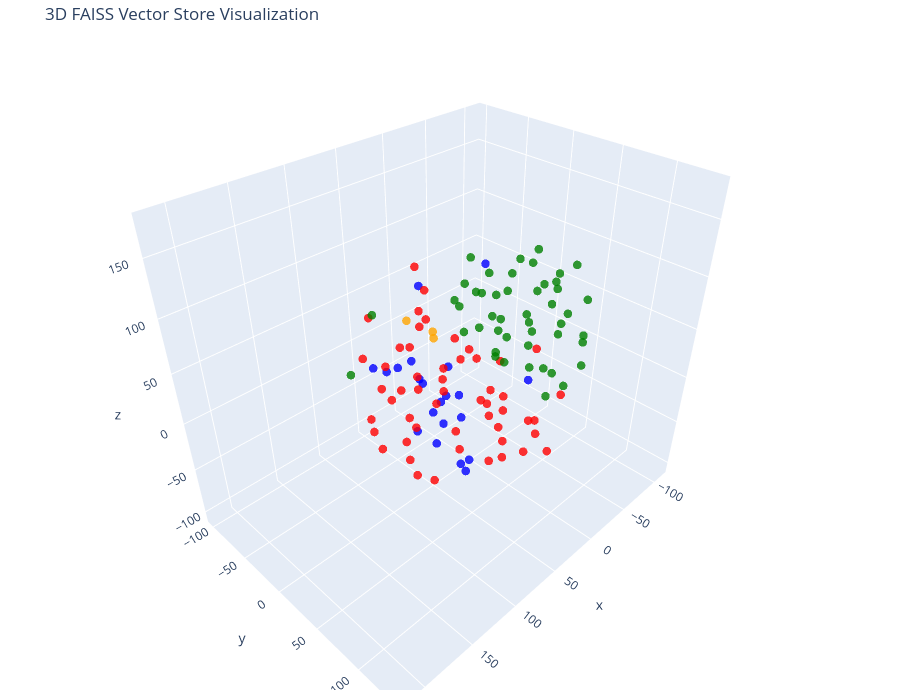

The notebook cell saved with this chart:
### Code cell
# Let's try 3D!

tsne = TSNE(n_components=3, random_state=42)
reduced_vectors = tsne.fit_transform(vectors)

# Create the 3D scatter plot
fig = go.Figure(data=[go.Scatter3d(
    x=reduced_vectors[:, 0],
    y=reduced_vectors[:, 1],
    z=reduced_vectors[:, 2],
    mode='markers',
    marker=dict(size=5, color=colors, opacity=0.8),
    text=[f"Type: {t}<br>Text: {d[:100]}..." for t, d in zip(doc_types, documents)],
    hoverinfo='text'
)])

fig.update_layout(
    title='3D FAISS Vector Store Visualization',
    scene=dict(xaxis_title='x', yaxis_title='y', zaxis_title='z'),
    width=900,
    height=700,
    margin=dict(r=20, b=10, l=10, t=40)
)

fig.show()

### Figure 1 — Plotly figure (JSON) as saved in the notebook; plotly's stock layout.template omitted (floating-point values rounded to 4 significant figures)
{"data": [{"hoverinfo": "text", "marker": {"color": ["blue", "blue", "blue", "blue", "blue", "blue", "blue", "blue", "blue", "blue", "blue", "blue", "blue", "blue", "blue", "blue", "blue", "blue", "blue", "blue", "blue", "red", "red", "red", "red", "red", "red", "red", "red", "red", "red", "red", "red", "red", "red", "red", "red", "red", "red", "red", "red", "red", "red", "red", "red", "red", "red", "red", "red", "red", "red", "red", "red", "red", "red", "red", "red", "red", "red", "red", "red", "red", "red", "red", "red", "red", "red", "red", "red", "red", "red", "red", "red", "orange", "orange", "orange", "green", "green", "green", "green", "green", "green", "green", "green", "green", "green", "green", "green", "green", "green", "green", "green", "green", "green", "green", "green", "green", "green", "green", "green", "green", "green", "green", "green", "green", "green", "green", "green", "green", "green", "green", "green", "green", "green", "green", "green", "green", "green", "green", "green", "green", "green", "green"], "opacity": 0.8, "size": 5}, "mode": "markers", "text": ["Type: products<br>Text: # Product Summary\n\n# Rellm: AI-Powered Enterprise Reinsurance Solution\n\n## Summary\n\nRellm is an inno...", "Type: products<br>Text: ### Seamless Integrations\nRellm's architecture is designed for effortless integration with existing ...", "Type: products<br>Text: ### Regulatory Compliance Tools\nRellm includes built-in compliance tracking features to help organiz...", "Type: products<br>Text: Join the growing number of organizations leveraging Rellm to enhance their reinsurance processes whi...", "Type: products<br>Text: Experience the future of reinsurance with Rellm, where innovation meets reliability. Let Insurellm h...", "Type: products<br>Text: # Product Summary\n\n# Markellm\n\n## Summary\n\nMarkellm is an innovative two-sided marketplace designed ...", "Type: products<br>Text: - **User-Friendly Interface**: Designed with user experience in mind, Markellm features an intuitive...", "Type: products<br>Text: - **Customer Support**: Our dedicated support team is always available to assist both consumers and ...", "Type: products<br>Text: ### For Insurance Companies:\n- **Basic Listing Fee**: $199/month for a featured listing on the platf...", "Type: products<br>Text: ### Q3 2025\n- Initiate a comprehensive marketing campaign targeting both consumers and insurers to i...", "Type: products<br>Text: # Product Summary\n\n# Homellm\n\n## Summary\nHomellm is an innovative home insurance product developed b...", "Type: products<br>Text: ### 2. Dynamic Pricing Model\nWith Homellm's innovative dynamic pricing model, insurance providers ca...", "Type: products<br>Text: ### 5. Multi-Channel Integration\nHomellm seamlessly integrates into existing insurance platforms, pr...", "Type: products<br>Text: - **Basic Tier:** Starting at $5,000/month for small insurers with basic integration features.\n- **S...", "Type: products<br>Text: All tiers include a comprehensive training program and ongoing updates to ensure optimal performance...", "Type: products<br>Text: With Homellm, Insurellm is committed to transforming the landscape of home insurance, ensuring both ...", "Type: products<br>Text: # Product Summary\n\n# Carllm\n\n## Summary\n\nCarllm is an innovative auto insurance product developed by...", "Type: products<br>Text: - **Instant Quoting**: With Carllm, insurance companies can offer near-instant quotes to customers, ...", "Type: products<br>Text: - **Mobile Integration**: Carllm is designed to work seamlessly with mobile applications, providing ...", "Type: products<br>Text: - **Professional Tier**: $2,500/month\n  - For medium-sized companies.\n  - All Basic Tier features pl...", "Type: products<br>Text: ### Q2 2025: Customer Experience Improvements\n- Launch of a new **mobile app** for end-users.\n- Intr...", "Type: contracts<br>Text: # Contract with GreenField Holdings for Markellm\n\n**Effective Date:** November 15, 2023  \n**Contract...", "Type: contracts<br>Text: ## Renewal\n1. **Automatic Renewal**: This contract will automatically renew for sequential one-year ...", "Type: contracts<br>Text: ## Features\n1. **AI-Powered Matching**: Access to advanced algorithms that connect GreenField Holdin...", "Type: contracts<br>Text: ## Support\n1. **Customer Support Access**: The Client will have access to dedicated support through ...", "Type: contracts<br>Text: **Signatures:**  \n_________________________                           _________________________  \n**...", "Type: contracts<br>Text: # Contract with Apex Reinsurance for Rellm: AI-Powered Enterprise Reinsurance Solution\n\n## Terms\n\n1....", "Type: contracts<br>Text: ## Renewal\n\n1. **Automatic Renewal**: This Agreement will automatically renew for successive one-yea...", "Type: contracts<br>Text: 2. **Seamless Integrations**: The architecture of Rellm allows for easy integration with existing sy...", "Type: contracts<br>Text: 1. **Technical Support**: Provider shall offer dedicated technical support to the Client via phone, ...", "Type: contracts<br>Text: **Insurellm, Inc.**  \n_____________________________  \nAuthorized Signature   \nDate: ________________...", "Type: contracts<br>Text: # Contract with Greenstone Insurance for Homellm\n\n---\n\n## Terms\n\n1. **Parties**: This Contract (\"Agr...", "Type: contracts<br>Text: 4. **Payment Terms**: \n   - The Customer shall pay an amount of $10,000 per month for the Standard T...", "Type: contracts<br>Text: ---\n\n## Features\n\n- **AI-Powered Risk Assessment**: Customer will have access to enhanced risk evalu...", "Type: contracts<br>Text: - **Customer Portal**: A dedicated portal will be provided, allowing the Customer's clients to manag...", "Type: contracts<br>Text: ______________________________  \n[Name], [Title]  \nDate: ______________________\n\n**For Greenstone In...", "Type: contracts<br>Text: # Contract with Roadway Insurance Inc. for Carllm\n\n---\n\n## Terms\n\n1. **Agreement Effective Date**: T...", "Type: contracts<br>Text: ---\n\n## Renewal\n\n1. **Automatic Renewal**: This agreement will automatically renew for an additional...", "Type: contracts<br>Text: ---\n\n## Features\n\n1. **Access to Core Features**: Roadway Insurance Inc. will have access to all Pro...", "Type: contracts<br>Text: ---\n\n## Support\n\n1. **Technical Support**: Roadway Insurance Inc. will receive priority technical su...", "Type: contracts<br>Text: # Contract with Stellar Insurance Co. for Rellm\n\n## Terms\nThis contract is made between **Insurellm*...", "Type: contracts<br>Text: ### Termination\nEither party may terminate this agreement with a **30-day written notice**. In the e...", "Type: contracts<br>Text: ## Features\nStellar Insurance Co. will receive access to the following features of the Rellm product...", "Type: contracts<br>Text: ## Support\nInsurellm provides Stellar Insurance Co. with the following support services:\n\n- **24/7 T...", "Type: contracts<br>Text: # Contract with TechDrive Insurance for Carllm\n\n**Contract Date:** October 1, 2024  \n**Contract Dura...", "Type: contracts<br>Text: ## Renewal\n\n1. **Automatic Renewal**: This contract shall automatically renew for additional one-yea...", "Type: contracts<br>Text: ## Support\n\n1. **Customer Support**: Insurellm will provide 24/7 customer support to TechDrive Insur...", "Type: contracts<br>Text: **TechDrive Insurance Representative:**  \nName: Sarah Johnson  \nTitle: Operations Director  \nDate: _...", "Type: contracts<br>Text: # Contract with Belvedere Insurance for Markellm\n\n## Terms\nThis Contract (\"Agreement\") is made and e...", "Type: contracts<br>Text: ## Renewal\n1. **Renewal Terms**: This Agreement may be renewed for additional one-year terms upon mu...", "Type: contracts<br>Text: ## Features\n1. **AI-Powered Matching**: Belvedere Insurance will benefit from Markellm's AI-powered ...", "Type: contracts<br>Text: ## Support\n1. **Technical Support**: Technical support will be available from 9 AM to 7 PM EST, Mond...", "Type: contracts<br>Text: **Belvedere Insurance**  \nSignature: ______________________  \nName: [Authorized Signatory]  \nTitle: ...", "Type: contracts<br>Text: # Contract with Velocity Auto Solutions for Carllm\n\n**Contract Date:** October 1, 2023  \n**Contract ...", "Type: contracts<br>Text: ## Renewal\n\n1. **Automatic Renewal**: This contract will automatically renew for successive 12-month...", "Type: contracts<br>Text: ## Support\n\n1. **Customer Support**: Velocity Auto Solutions will have access to Insurellm’s custome...", "Type: contracts<br>Text: # Contract with GreenValley Insurance for Homellm\n\n**Contract Date:** October 6, 2023  \n**Contract N...", "Type: contracts<br>Text: 4. **Confidentiality:** Both parties agree to maintain the confidentiality of proprietary informatio...", "Type: contracts<br>Text: 1. **AI-Powered Risk Assessment:** Access to advanced AI algorithms for real-time risk evaluations.\n...", "Type: contracts<br>Text: 3. **Regular Updates:** Insurellm will offer ongoing updates and enhancements to the Homellm platfor...", "Type: contracts<br>Text: # Contract with EverGuard Insurance for Rellm: AI-Powered Enterprise Reinsurance Solution\n\n**Contrac...", "Type: contracts<br>Text: 4. **Usage Rights**: EverGuard Insurance is granted a non-exclusive, non-transferable license to acc...", "Type: contracts<br>Text: 1. **Core Functionality**: Rellm provides EverGuard Insurance with advanced AI-driven analytics, sea...", "Type: contracts<br>Text: 1. **Customer Support**: Insurellm will provide EverGuard Insurance with 24/7 customer support, incl...", "Type: contracts<br>Text: ---\n\n**Signatures**  \n**For Insurellm**: __________________________  \n**Name**: John Smith  \n**Title...", "Type: contracts<br>Text: # Contract with BrightWay Solutions for Markellm\n\n**Contract Date:** October 5, 2023  \n**Contract ID...", "Type: contracts<br>Text: 3. **Service Level Agreement (SLA):**  \n   Insurellm commits to a 99.9% uptime for the platform with...", "Type: contracts<br>Text: 2. **Real-Time Quote Availability:**  \n   Consumers sourced via BrightWay Solutions will receive rea...", "Type: contracts<br>Text: 3. **Training and Onboarding:**  \n   Insurellm agrees to provide one free training session on how to...", "Type: contracts<br>Text: # Contract with Pinnacle Insurance Co. for Homellm\n\n## Terms\nThis contract (\"Contract\") is entered i...", "Type: contracts<br>Text: ## Renewal\n1. **Renewal Terms**: At the end of the initial term, this Contract shall automatically r...", "Type: contracts<br>Text: ## Features\n1. **AI-Powered Risk Assessment**: Utilized for tailored underwriting decisions specific...", "Type: contracts<br>Text: ## Support\n1. **Technical Support**: Insurellm shall provide 24/7 technical support via an email and...", "Type: company<br>Text: # Overview of Insurellm\n\nInsurellm is an innovative insurance tech firm with 200 employees across th...", "Type: company<br>Text: # Careers at Insurellm\n\nInsurellm is hiring! We are looking for talented software engineers, data sc...", "Type: company<br>Text: # About Insurellm\n\nInsurellm was founded by Avery Lancaster in 2015 as an insurance tech startup des...", "Type: employees<br>Text: # HR Record\n\n# Alex Chen\n\n## Summary\n- **Date of Birth:** March 15, 1990  \n- **Job Title:** Backend ...", "Type: employees<br>Text: ## Annual Performance History\n- **2020:**  \n  - Completed onboarding successfully.  \n  - Met expecta...", "Type: employees<br>Text: ## Compensation History\n- **2020:** Base Salary: $80,000  \n- **2021:** Base Salary Increase to $90,0...", "Type: employees<br>Text: Alex Chen continues to be a vital asset at Insurellm, contributing significantly to innovative backe...", "Type: employees<br>Text: # HR Record\n\n# Oliver Spencer\n\n## Summary\n- **Date of Birth**: May 14, 1990  \n- **Job Title**: Backe...", "Type: employees<br>Text: ## Annual Performance History\n- **2018**: **3/5** - Adaptable team player but still learning to take...", "Type: employees<br>Text: ## Compensation History\n- **March 2018**: Initial salary of $80,000.\n- **July 2019**: Salary increas...", "Type: employees<br>Text: # HR Record\n\n# Emily Tran\n\n## Summary\n- **Date of Birth:** March 18, 1991  \n- **Job Title:** Digital...", "Type: employees<br>Text: - **January 2017 - May 2018**: Marketing Intern  \n  - Supported the Marketing team by collaborating ...", "Type: employees<br>Text: - **2021**:  \n  - Performance Rating: Meets Expectations  \n  - Key Achievements: Contributed to the ...", "Type: employees<br>Text: - **Professional Development Goals**:  \n  - Emily Tran aims to become a Marketing Manager within the...", "Type: employees<br>Text: # HR Record\n\n# Jordan Blake\n\n## Summary\n- **Date of Birth:** March 15, 1993  \n- **Job Title:** Sales...", "Type: employees<br>Text: ## Annual Performance History\n- **2021:** First year at Insurellm; achieved 90% of monthly targets. ...", "Type: employees<br>Text: ## Other HR Notes\n- Jordan has shown an interest in continuing education, actively participating in ...", "Type: employees<br>Text: # Avery Lancaster\n\n## Summary\n- **Date of Birth**: March 15, 1985  \n- **Job Title**: Co-Founder & Ch...", "Type: employees<br>Text: - **2010 - 2013**: Business Analyst at Edge Analytics  \n  Prior to joining Innovate, Avery worked as...", "Type: employees<br>Text: - **2018**: **Exceeds Expectations**  \n  Under Avery’s pivoted vision, Insurellm launched two new su...", "Type: employees<br>Text: - **2022**: **Satisfactory**  \n  Avery focused on rebuilding team dynamics and addressing employee c...", "Type: employees<br>Text: ## Compensation History\n- **2015**: $150,000 base salary + Significant equity stake  \n- **2016**: $1...", "Type: employees<br>Text: ## Other HR Notes\n- **Professional Development**: Avery has actively participated in leadership trai...", "Type: employees<br>Text: # HR Record\n\n# Maxine Thompson\n\n## Summary\n- **Date of Birth:** January 15, 1991  \n- **Job Title:** ...", "Type: employees<br>Text: ## Insurellm Career Progression\n- **January 2017 - October 2018**: **Junior Data Engineer**  \n  * Ma...", "Type: employees<br>Text: ## Annual Performance History\n- **2017**: *Meets Expectations*  \n  Maxine showed potential in her ro...", "Type: employees<br>Text: - **2021**: *Exceeds Expectations*  \n  Maxine spearheaded the transition to a new data warehousing s...", "Type: employees<br>Text: ## Compensation History\n- **2017**: $70,000 (Junior Data Engineer)  \n- **2018**: $75,000 (Junior Dat...", "Type: employees<br>Text: # Samantha Greene\n\n## Summary\n- **Date of Birth:** October 14, 1990\n- **Job Title:** HR Generalist\n-...", "Type: employees<br>Text: ## Annual Performance History\n- **2020:** Exceeds Expectations  \n  Samantha Greene demonstrated exce...", "Type: employees<br>Text: ## Compensation History\n- **2020:** Base Salary - $55,000  \n  The entry-level salary matched industr...", "Type: employees<br>Text: - **2023:** Base Salary - $70,000  \n  Recognized for substantial improvement in employee relations m...", "Type: employees<br>Text: # HR Record\n\n# Alex Thomson\n\n## Summary\n- **Date of Birth:** March 15, 1995  \n- **Job Title:** Sales...", "Type: employees<br>Text: ## Annual Performance History  \n- **2022** - Rated as \"Exceeds Expectations.\" Alex Thomson achieved ...", "Type: employees<br>Text: ## Other HR Notes\n- Alex Thomson is an active member of the Diversity and Inclusion committee at Ins...", "Type: employees<br>Text: # HR Record\n\n# Samuel Trenton\n\n## Summary\n- **Date of Birth:** April 12, 1989  \n- **Job Title:** Sen...", "Type: employees<br>Text: ## Annual Performance History\n- **2023:** Rating: 4.5/5  \n  *Samuel exceeded expectations, successfu...", "Type: employees<br>Text: ## Compensation History\n- **2023:** Base Salary: $115,000 + Bonus: $15,000  \n  *Annual bonus based o...", "Type: employees<br>Text: - **Engagement in Company Culture:** Regularly participates in team-building events and contributes ...", "Type: employees<br>Text: # HR Record\n\n# Alex Harper\n\n## Summary\n- **Date of Birth**: March 15, 1993  \n- **Job Title**: Sales ...", "Type: employees<br>Text: ## Annual Performance History  \n- **2021**:  \n  - **Performance Rating**: 4.5/5  \n  - **Key Achievem...", "Type: employees<br>Text: - **2022**:  \n  - **Base Salary**: $65,000 (Promotion to Senior SDR)  \n  - **Bonus**: $13,000 (20% o...", "Type: employees<br>Text: # HR Record\n\n# Jordan K. Bishop\n\n## Summary\n- **Date of Birth:** March 15, 1990\n- **Job Title:** Fro...", "Type: employees<br>Text: ## Annual Performance History\n- **2019:** Exceeds Expectations - Continuously delivered high-quality...", "Type: employees<br>Text: ## Compensation History\n- **June 2018:** Starting Salary - $85,000\n- **June 2019:** Salary Increase ...", "Type: employees<br>Text: ## Other HR Notes\n- Jordan K. Bishop has been an integral part of club initiatives, including the In...", "Type: employees<br>Text: # HR Record\n\n# Emily Carter\n\n## Summary\n- **Date of Birth:** August 12, 1990  \n- **Job Title:** Acco...", "Type: employees<br>Text: - **2017-2019:** Marketing Intern  \n  - Assisted with market research and campaign development for s...", "Type: employees<br>Text: ## Compensation History\n| Year | Base Salary | Bonus         | Total Compensation |\n|------|--------...", "Type: employees<br>Text: Emily Carter exemplifies the kind of talent that drives Insurellm's success and is an invaluable ass..."], "type": "scatter3d", "x": [8.402, 8.979, 39.18, 50.23, 17.01, 22.64, 36.9, 4.82, 48.87, 39.59, 20.47, 29.27, 26.16, 30.08, 7.791, -2.534, -11.03, -12.34, 31.83, 45.28, -23.57, 38.42, 90.13, 74.75, 53.55, 5.076, 62.83, -106.3, 25.34, 3.047, -5.249, 30.89, 90.44, -2.71, 24.12, -12.17, 72.88, 86.79, 74.49, -42.09, 59.58, 80.04, 39.37, 34.7, 49.81, 88.09, 18.05, 34.15, 23.32, 64.02, 63.1, 1.462, -24.54, -30.21, -15.49, 1.229, 67.85, -64.45, 56.82, 12.01, -73.18, -28.65, -2.839, -26.72, 26.32, -71.55, 109.2, 96.1, 52.63, 81.63, 85.04, 58.5, 214.5, 0.5609, 6.923, -14.46, 40.23, -109.6, 30.72, -44.58, -33.6, -105.6, -81.79, -30.24, 24.48, -71.12, -3.003, -25.16, -82.22, -56.42, 2.389, -4.532, -25.23, -11.26, -77.3, 14.11, -35.31, -33.81, -46.88, -26.38, -55.77, -63.55, -96.99, 118.9, -68.85, -28.61, -108.8, -46.22, -38.47, -101.1, -71.16, -77.36, -31.72, -87.74, -58.32, -39.53, -82.17, -88.36, -53.18, -36.31, -101.3, -75.51, -59.5], "y": [-56.6, -91.87, -92.69, -59.7, -62.61, -10.76, 0.2754, 15.82, 9.219, -27.28, -30.09, -16.49, -46.39, 22.37, 5.833, -33.16, -26.79, -24.68, 87.87, 30.49, -94.36, 52.43, 25.09, -3.728, 31.76, 43.49, 86.27, -10.44, -98.51, 91.5, 33.67, -39.75, 43.41, 95.59, 93.18, 54.62, -14.0, 1.557, -55.8, -13.94, 75.2, 61.73, -67.19, 68.4, -27.75, 20.15, -40.75, -32.48, 32.06, 26.51, -15.84, 67.89, 55.24, -101.5, 8.482, -59.96, -58.98, -64.41, -27.97, -3.4, -29.63, -65.26, -75.43, -63.65, 3.163, -21.73, 1.034, -25.27, 52.43, -52.78, 40.85, -12.54, 137.1, -49.17, -78.92, -65.9, -88.23, -25.39, 6.827, -53.28, 62.7, -14.55, 0.8197, -10.78, 45.35, 47.09, -14.03, -15.9, 30.83, -27.96, 38.39, 57.47, 40.42, 20.95, 4.921, 40.26, 18.81, 60.43, 81.6, 72.38, 42.67, 55.47, 50.35, -21.4, 27.45, 1.986, 41.2, -13.08, 34.05, 13.03, 18.9, 26.74, 11.54, 16.97, 11.5, -26.99, -27.61, 39.55, -46.62, -38.76, -48.11, 62.98, -74.14], "z": [-44.95, -43.95, -29.74, -11.56, -17.4, -27.25, -45.0, 110.4, -8.785, -8.262, -58.67, -83.46, -88.22, -92.73, -103.6, -18.69, -53.34, -80.48, 46.61, -68.77, 34.56, 7.46, 47.41, -67.12, -25.37, -58.81, 16.68, -37.45, -65.04, -42.08, -34.85, 96.43, -49.44, 17.81, -8.995, -75.26, 47.77, 19.74, -50.89, -56.96, -27.41, -10.5, -54.03, -43.5, 30.58, -7.834, 38.92, 58.03, -8.34, 32.14, -32.7, -22.91, -45.13, -17.81, -61.27, 53.91, 54.15, -43.79, -71.91, 11.41, -45.52, -78.89, -68.2, -48.38, 43.25, -85.02, -29.86, -34.8, 59.69, 21.81, 26.89, -102.3, 175.7, 7.038, 15.72, -0.2372, 32.29, 53.17, 83.66, -8.539, 6.831, 28.18, -0.3071, 78.29, 101.8, 44.13, 77.2, 22.01, 10.1, 15.34, 24.31, 47.08, 52.68, 53.55, 89.86, 62.26, 101.0, 89.68, 48.39, 65.08, 80.55, -26.61, -22.87, 39.92, -23.58, -2.737, 40.27, -13.75, -3.886, 59.57, 62.69, -61.62, 21.38, 34.33, 33.69, 47.82, 51.41, 83.21, 35.4, 80.82, 16.38, 19.47, 5.228]}], "layout": {"height": 700, "margin": {"b": 10, "l": 10, "r": 20, "t": 40}, "scene": {"xaxis": {"title": {"text": "x"}}, "yaxis": {"title": {"text": "y"}}, "zaxis": {"title": {"text": "z"}}}, "title": {"text": "3D FAISS Vector Store Visualization"}, "width": 900}}
